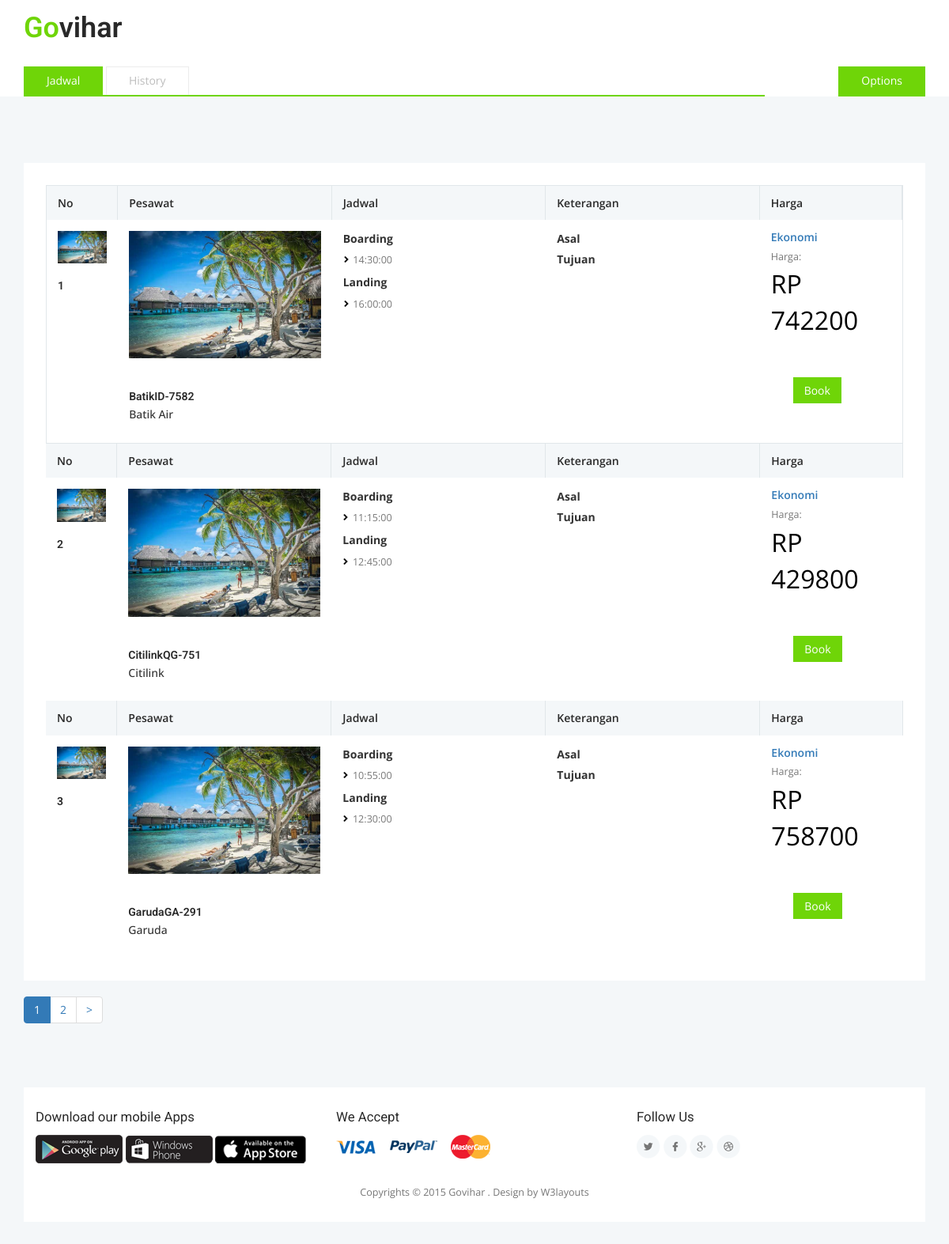
Screenshot of /index.php/pesawat/caripesawat with the database file from the repository.
### tables this page shows
CREATE TABLE IF NOT EXISTS `pesawat` (
  `KodePesawat` varchar(30) NOT NULL,
  `Maskapai` varchar(50) NOT NULL,
  `Boarding` time NOT NULL,
  `Landing` time NOT NULL,
  `FK_IdAsal` int(3) NOT NULL,
  `FK_IdTujuan` int(3) NOT NULL,
  `Kelas` varchar(20) NOT NULL,
  `Harga` int(20) NOT NULL,
  `LogoPesawat` varchar(150) NOT NULL
);

### application/controllers/Pesawat.php (called while the page is built, shortened)
<?php
class Pesawat extends CI_Controller {
	function __construct(){
		$this->load->helper(array('url'));
		$this->load->model('PesawatModel');
	}
	public function caripesawat(){
		$data['result3'] = $this->PesawatModel->getPesawat3();
		if(isset($_POST['cari_asal']))
		{
			$data['pencarian_kota']=$this->session->userdata('asal');;
		}
		else{
			$data['pencarian_kota']='';
		}
		if(isset($_POST['cari_tujuan']))
		{
			$data['pencarian_tujuan'] = $this->session->userdata('tujuan');;
		}
		else{
			$data['pencarian_tujuan']='';
		}
		$data['result1'] = $this->PesawatModel->getPesawat($this->session->userdata('asal'));
		$data['result2'] = $this->PesawatModel->getPesawat2($this->session->userdata('tujuan'));
		$limit_per_page = 3;
		$start_index = ( $this->uri->segment(3) ) ? $this->uri->segment(3) : 0;
		$total_records = $this->PesawatModel->get_total();
		if ($total_records > 0) {
			$data["result3"] = $this->PesawatModel->getPesawat3($limit_per_page, $start_index);
			$config['base_url'] = base_url() . 'Pesawat/caripesawat';
			$config['total_rows'] = $total_records;
			$config['per_page'] = $limit_per_page;
			$config["uri_segment"] = 3;
			$this->pagination->initialize($config);
			$data["links"] = $this->pagination->create_links();
		}
		$this->load->view('Templates/Header');
		$this->load->view('Pesawat/Pencarian',$data);
		$this->load->view('Templates/Footer');
	}
}

### index.php (called while the page is built, shortened)
<?php
require_once BASEPATH.'core/CodeIgniter.php';

### application/models/PesawatModel.php (called while the page is built, shortened)
<?php
class PesawatModel extends CI_Model {
	public function getPesawat($idAsal=''){
		$this->db->select('*');
		$this->db->from('pesawat as p');
		$this->db->join('kota as a', 'p.FK_IdAsal =a.IdKota');
		$this->db->where('FK_IdAsal = ',$idAsal);
		$data=$this->db->get();
		return $data->row_array();
	}
	public function getPesawat2($idTujuan=''){
		$this->db->select('*');
		$this->db->from('pesawat as p');
		$this->db->join('kota as b', 'p.FK_IdTujuan =b.IdKota');
		$this->db->where('FK_IdTujuan = ',$idTujuan);
		$data=$this->db->get();
		return $data->row_array();
	}
	public function getPesawat3($limit = FALSE, $offset = FALSE){
		$this->db->select('*');
		$this->db->from('pesawat as p');
		$this->db->limit($limit, $offset);
		$this->db->join('kota as a', 'p.FK_IdAsal =a.IdKota');
		$this->db->join('kota as b', 'p.FK_IdTujuan =b.IdKota');
		$data=$this->db->get();
		return $data->result_array();
	}
}

### application/views/Pesawat/Pencarian.php (the view, shortened to what this page needs)
<div class="banner-bottom">
		<div class="container">
			<div class="c-rooms">
				<div class="p-table">
					<div class="p-table-grids">
					<?php
					$no = 1;
					  foreach ($result3 as $data) { ?>
					 	<div class="col-md-1 p-table-grid">
							<div class="p-table-grad-heading">
								<h6>No </h6>
							</div>
							<div class="p-table-grid-info">
								<a href="#"><img src="images/p2.jpg" alt=""></a>
								<div class="room-basic-info">
									<h6><?php echo $no;?></h6>
								</div>
							</div>
						</div>
						<div class="col-md-3 p-table-grid">
							<div class="p-table-grad-heading">
								<h6>Pesawat</h6>
							</div>
							<div class="p-table-grid-info">
								<a href="#"><img src="images/p2.jpg" alt=""></a>
								<div class="room-basic-info">
									<h6><?php echo $data['KodePesawat']; ?></h6>
									<h5><?php echo $data['Maskapai']; ?></h5>
								</div>
							</div>
						</div>
						<div class="col-md-3 p-table-grid">
							<div class="p-table-grad-heading">
								<h6>Jadwal</h6>
							</div>
							<div class="rate-features">
								<ul>
									<p><strong>Boarding</strong></p>
									<li><?php echo $data['Boarding']; ?></li>
						            <p><strong>Landing</strong></p>
									<li><?php echo $data['Landing']; ?></li>
								</ul>
							</div>
						</div>
						<div class="col-md-3 p-table-grid">
							<div class="p-table-grad-heading">
								<h6>Keterangan</h6>
							</div>
							<div class="rate-features">
								<ul>
									<p><strong>Asal</strong></p>
						            <p><strong>Tujuan</strong></p>
								</ul>
							</div>
						</div>
						<div class="col-md-2 p-table-grid">
							<div class="p-table-grad-heading">
								<h6>Harga</h6>
							</div>
							<div class="avg-rate">
								<h5><?php echo $data['Kelas']; ?></h5>
								<p>Harga:</p>
								<span class="p-offer">RP <?php echo $data['Harga']; ?></span>
								<div class="book-button-column">
									<a href="<?php echo base_url()."Booking/pilih/".$data['KodePesawat']; ?>">Book</a>
								</div>
							</div>
						</div>
						<div class="clearfix"> </div>
						</div>
		            <?php $no++; } ?>
						<?php
		if (isset($links)) {
			echo $links;
		}
		?>
				</div>
			</div>

### assets/css/style.css (style rules this page uses)
body { margin:0; font-family: 'Open Sans', sans-serif; background-color:#fff; }
body a { transition: 0.5s all ease; -webkit-transition: 0.5s all ease; -moz-transition: 0.5s all ease; -o-transition: 0.5s all ease; -ms-transition: 0.5s all ease; text-decoration:none; }
h1,h2,h3,h4,h5,h6 { margin:0; }
p { margin:0; }
ul,label { margin:0; padding:0; }
.banner-bottom { padding: 4em 0 0 0; background: #f4f7f9; }
.faqs-top-grids,.c-rooms { background: #FFF; padding: 2em; }
.c-rooms { margin:2em 0 0 0; }
.p-table-grids { border: solid 1px #E1E7EA; }
.p-table-grad-heading { background: #F4F7F9; }
.p-table-grad-heading h6 { padding: 1em; border-right: solid 1px #E1E7EA; font-size: 1em; font-weight: 600; color: #292929; }
.p-table-grid-info { padding: 1em; }
.p-table-grid-info a img { width:100%; }
.room-basic-info { padding: 1em 0; }
.room-basic-info h6 { color: #292929; font-family: 'Roboto', sans-serif; font-weight: 600; font-size: 1em; margin: 0.5em 0; }
.p-table-grid { padding: 0; }
.rate-features { padding: 1em; }
.rate-features ul { padding: 0; margin: 0; }
.rate-features ul li { display: block; margin: .5em 0; font-size: .9em; line-height: 1.8em; color: #777; padding-left: 1em; background: url(../images/arrow-s.png) no-repeat 0px 6px; }
.avg-rate { padding: 1em; }
.avg-rate h5 { color: #337ab7; font-size: 1em; font-weight: 600; margin: 0; }
.avg-rate p { color: #777; font-size: .9em; margin: .5em 0 0 0; line-height: 1.8em; }
.avg-rate span.p-offer { color: #000; font-size: 2.3em; }
.book-button-column { padding: 4em 2em 0; }
.book-button-column a { text-transform: capitalize; background: #6fd508; color: #FFFFFF; padding: .5em 1em; border: none; font-size: 1em; outline: none; }

### rows the page displays
pesawat: KodePesawat "BatikID-7582", Maskapai "Batik Air", Boarding "14:30:00", Landing "16:00:00", Kelas "Ekonomi", Harga "742200"
pesawat: KodePesawat "CitilinkQG-751", Maskapai "Citilink", Boarding "11:15:00", Landing "12:45:00", Kelas "Ekonomi", Harga "429800"
pesawat: KodePesawat "GarudaGA-291", Maskapai "Garuda", Boarding "10:55:00", Landing "12:30:00", Kelas "Ekonomi", Harga "758700"

### other values shown
$links "1 2 >"
